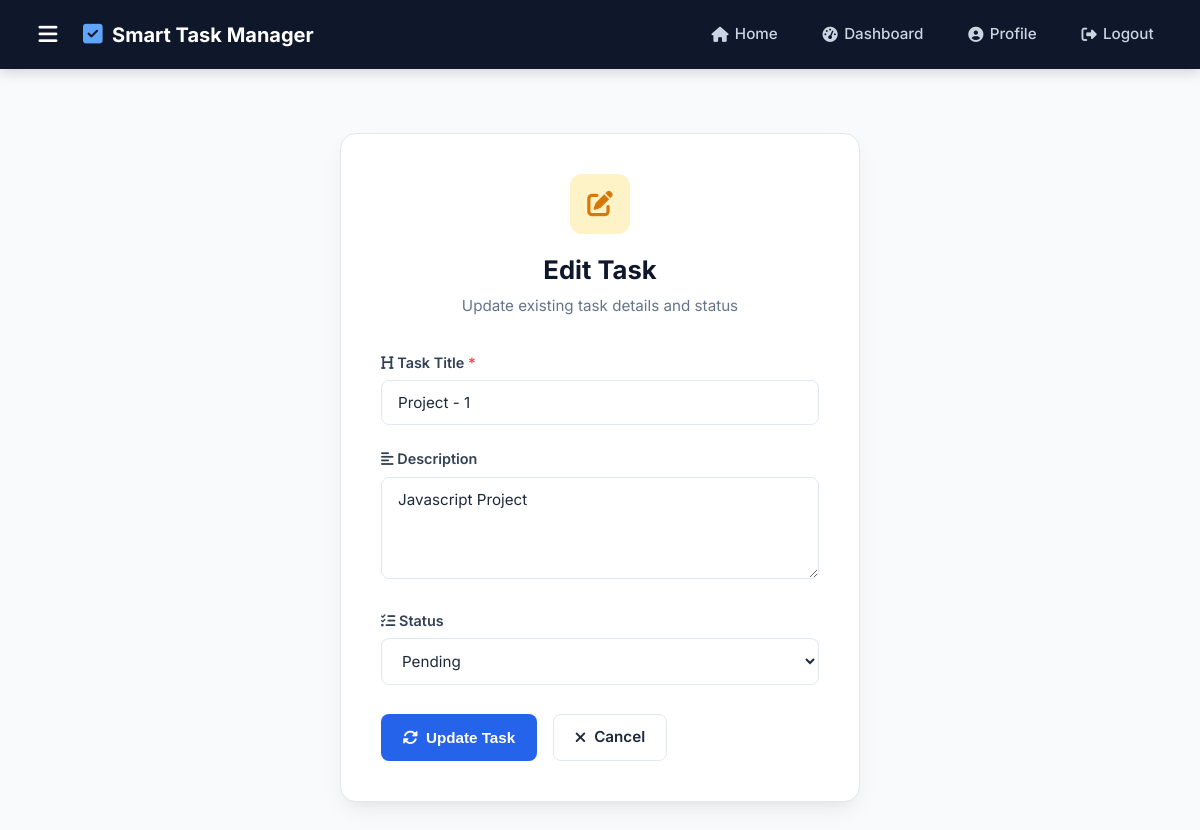
Screenshot of /edit_task/1 (signed in) with the database file from the repository.
### models/task.py (models this page shows)
class Task(db.Model):
    id = db.Column(db.Integer, primary_key=True)
    title = db.Column(db.String(200), nullable=False)
    description = db.Column(db.Text)
    status = db.Column(db.String(20), default="Pending")
    created_at = db.Column(db.DateTime, default=datetime.utcnow)
    user_id = db.Column(
        db.Integer,
        db.ForeignKey("user.id"),
        nullable=False
    )

### app.py (the view, shortened to what this page needs)
@app.route("/edit_task/<int:id>", methods=["GET", "POST"])
def edit_task(id):
    if "user_id" not in session:
        flash("Please login first!", "error")
        return redirect(url_for("login"))
    task = Task.query.filter_by(
        id=id,
        user_id=session["user_id"]
    ).first_or_404()
    return render_template(
        "edit_task.html",
        task=task
    )

### templates/edit_task.html (shortened to what this page needs)
{% extends "base.html" %}
{% block content %}
<div class="form-page-wrapper">
    <div class="form-card">
        <div class="form-header">
            <div class="form-header-icon icon-edit">
                <i class="fa-solid fa-pen-to-square"></i>
            </div>
            <h2>Edit Task</h2>
            <p>Update existing task details and status</p>
        </div>
        <form method="POST" action="/edit_task/{{ task.id }}" class="task-form">
            <div class="form-group">
                <label for="title">
                    <i class="fa-solid fa-heading"></i> Task Title <span class="required-star">*</span>
                </label>
                <input type="text"
                       id="title"
                       name="title"
                       class="form-control"
                       value="{{ task.title }}"
                       required>
            </div>
            <div class="form-group">
                <label for="description">
                    <i class="fa-solid fa-align-left"></i> Description
                </label>
                <textarea id="description"
                          name="description"
                          class="form-control textarea-control"
                          rows="4">{{ task.description if task.description else "" }}</textarea>
            </div>
            <div class="form-group">
                <label for="status">
                    <i class="fa-solid fa-list-check"></i> Status
                </label>
                <select id="status" name="status" class="form-control select-control">
                    <option value="Pending" {% if task.status == "Pending" %}selected{% endif %}>
                        Pending
                    </option>
                </select>
            </div>
            <div class="form-actions">
                <button type="submit" class="btn btn-primary">
                    <i class="fa-solid fa-rotate"></i> Update Task
                </button>
                <a href="/dashboard" class="btn btn-outline">
                    <i class="fa-solid fa-xmark"></i> Cancel
                </a>
            </div>
        </form>
    </div>
</div>
{% endblock %}

### static/css/style.css (style rules this page uses)
:root { --primary-color: #2563eb; --primary-hover: #1d4ed8; --primary-light: #eff6ff; --dark-navy: #0f172a; --navy-blue: #1e293b; --slate-blue: #334155; --bg-body: #f8fafc; --bg-card: #ffffff; --text-main: #1e293b; --text-muted: #64748b; --text-light: #94a3b8; --text-white: #ffffff; --status-pending-bg: #fffbe6; --status-pending-text: #d97706; --status-pending-border: #fef3c7; --status-completed-bg: #ecfdf5; --status-completed-text: #059669; --status-completed-border: #d1fae5; --alert-success-bg: #dcfce7; --alert-success-text: #15803d; --alert-danger-bg: #fee2e2; --alert-danger-text: #b91c1c; --alert-warning-bg: #fef3c7; --alert-warning-text: #b45309; --border-color: #e2e8f0; --border-radius-sm: 8px; --border-radius-md: 12px; --border-radius-lg: 16px; --border-radius-full: 9999px; --shadow-sm: 0 1px 3px rgba(0, 0, 0, 0.05); --shadow-md: 0 4px 6px -1px rgba(0, 0, 0, 0.07), 0 2px 4px -1px rgba(0, 0, 0, 0.04); --shadow-lg: 0 10px 25px -5px rgba(0, 0, 0, 0.08), 0 8px 10px -6px rgba(0, 0, 0, 0.03); --transition-fast: all 0.2s ease; --transition-normal: all 0.3s ease; }
* { margin: 0; padding: 0; box-sizing: border-box; }
body { font-family: 'Inter', system-ui, -apple-system, BlinkMacSystemFont, "Segoe UI", Roboto, sans-serif; background-color: var(--bg-body); color: var(--text-main); line-height: 1.6; display: flex; flex-direction: column; min-height: 100vh; }
a { text-decoration: none; color: inherit; transition: var(--transition-fast); }
.btn { display: inline-flex; align-items: center; justify-content: center; gap: 0.5rem; padding: 0.65rem 1.3rem; font-size: 0.95rem; font-weight: 600; border-radius: var(--border-radius-sm); border: 1px solid transparent; cursor: pointer; transition: var(--transition-fast); }
.btn-primary { background-color: var(--primary-color); color: var(--text-white); }
.btn-outline { background-color: transparent; border-color: var(--border-color); color: var(--text-main); }
.form-page-wrapper, .auth-page-wrapper { display: flex; align-items: center; justify-content: center; padding: 3rem 1.5rem; min-height: calc(100vh - 150px); }
.form-card, .auth-card { background-color: var(--bg-card); width: 100%; max-width: 520px; padding: 2.5rem; border-radius: var(--border-radius-lg); border: 1px solid var(--border-color); box-shadow: var(--shadow-lg); }
.form-header, .auth-header { text-align: center; margin-bottom: 2rem; }
.form-header-icon, .auth-icon { width: 60px; height: 60px; border-radius: var(--border-radius-md); background-color: var(--primary-light); color: var(--primary-color); display: flex; align-items: center; justify-content: center; font-size: 1.6rem; margin: 0 auto 1rem auto; }
.icon-edit { background-color: #fef3c7; color: #d97706; }
.form-header h2, .auth-header h2 { font-size: 1.6rem; font-weight: 700; color: var(--dark-navy); }
.form-header p, .auth-header p { color: var(--text-muted); font-size: 0.95rem; margin-top: 0.2rem; }
.form-group { margin-bottom: 1.4rem; }
.form-group label { display: block; font-weight: 600; font-size: 0.9rem; color: var(--slate-blue); margin-bottom: 0.4rem; }
.required-star { color: #ef4444; }
.form-control { width: 100%; padding: 0.75rem 1rem; font-size: 0.95rem; font-family: inherit; border-radius: var(--border-radius-sm); border: 1px solid var(--border-color); background-color: #ffffff; color: var(--text-main); transition: var(--transition-fast); }
.textarea-control { resize: vertical; }
.select-control { cursor: pointer; }
.form-actions { display: flex; gap: 1rem; margin-top: 1.8rem; }

### rows the page displays
Task: title "Project - 1", description "Javascript Project", status "Pending"
